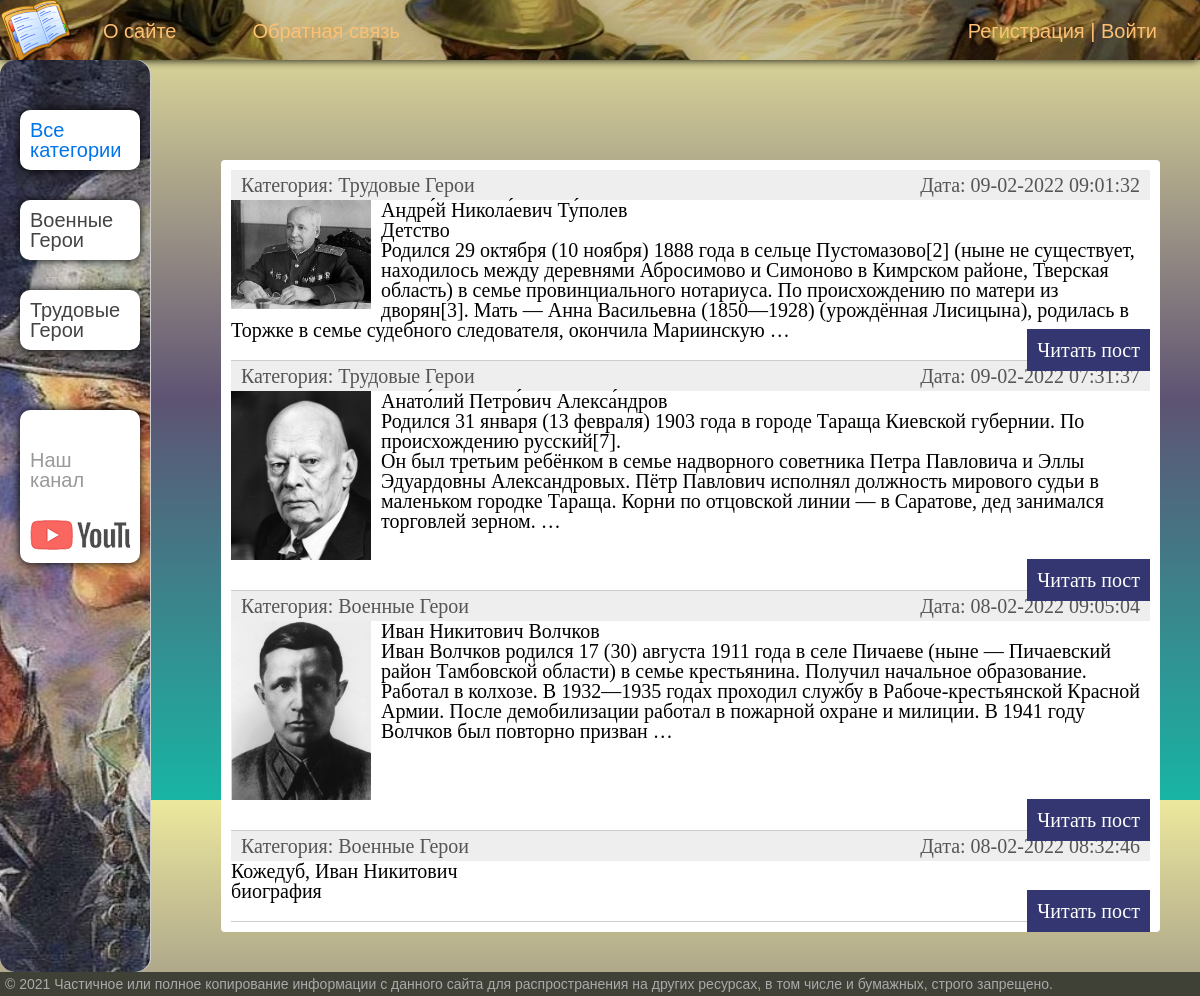
The app's page /, older data.
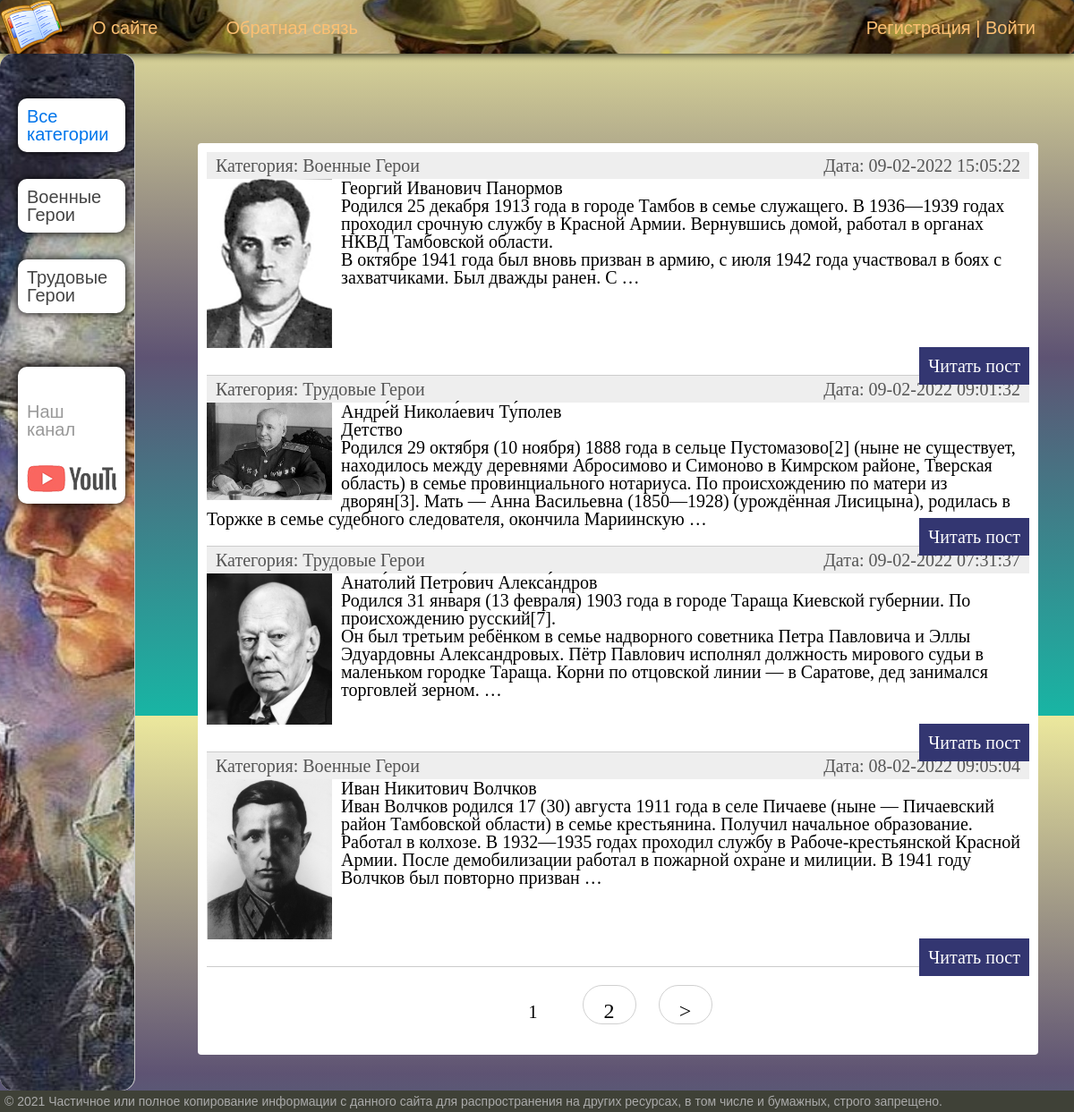
The same page, newer data.
### heroes/models.py (models this page shows, shortened)
class Category(models.Model):
    name = models.CharField(max_length=100, db_index=True, verbose_name="Категория")
    slug = models.SlugField(max_length=255, unique=True, db_index=True, verbose_name="URL")
    def __str__(self):
        return self.name
    def get_absolute_url(self):
        return reverse('category', kwargs={'rub_slug': self.slug})
    class Meta:
        verbose_name = 'Категория'
        verbose_name_plural = 'Категории'
        ordering = ['id']

class Heroes(models.Model):
    title = models.CharField(max_length=255, verbose_name="Заголовок")
    slug = models.SlugField(max_length=255, unique=True, db_index=True, verbose_name="URL")
    content = models.TextField(blank=True, verbose_name="Текст статьи")
    photo = models.ImageField(upload_to="photos/%Y/%m/%d/", verbose_name="Фото")
    time_create = models.DateTimeField(auto_now_add=True, verbose_name="Время создания")
    time_update = models.DateTimeField(auto_now=True, verbose_name="Время изменения")
    is_published = models.BooleanField(default=True, verbose_name="Публикация")
    rub = models.ForeignKey('Category', on_delete=models.PROTECT, verbose_name="Категории")
    def get_absolute_url(self):
        return reverse('post', kwargs={'post_slug': self.slug})
    class Meta:
        verbose_name = 'Герои Мировых Воин'
        verbose_name_plural = 'Герои Мировых Войн'
        ordering = ['-time_create', 'title']

### heroes/views.py (the view)
# urls.py: path('',HeroesHome.as_view(), name='home'),
class HeroesHome(DataMixin, ListView):
    model = Heroes
    template_name = 'heroes/index.html'
    context_object_name = 'posts'
    def get_context_data(self, *, object_list=None, **kwargs):
        context = super().get_context_data(**kwargs)
        c_def = self.get_user_context(title='Главная Страница')
        return dict(list(context.items()) + list(c_def.items()))
    def get_queryset(self):
        return Heroes.objects.filter(is_published=True).select_related('rub')

### heroes/utils.py (called while the page is built)
    def get_user_context(self, **kwargs):
        context = kwargs
        rubs = cache.get('rubs')
        if not rubs:
            rubs = Category.objects.annotate(Count('heroes'))
            cache.set('rubs', rubs, 60)
        user_menu = menu.copy()
        if not self.request.user.is_authenticated :
            user_menu.pop(1)
        context['menu'] = user_menu
        context['rubs'] = rubs
        if 'rub_selected' not in context:
            context['rub_selected'] = 0
        return context

### heroes/templates/heroes/index.html (shortened to what this page needs)
{% extends 'heroes/base.html' %}
{% block content %}
<ul class="list-articles">
	{% for p in posts %}
			<li><div class="article-panel">
	<p class="first">Категория: {{p.rub}}</p>
	<p class="last">Дата: {{p.time_update|date:"d-m-Y H:i:s"}}</p>
</div>
{% if p.photo %}
	<p><img class="img-article-left thumb" src="{{p.photo.url}}"></p>
{% endif %}
				<h2>{{p.title}}</h2>
	{% autoescape on %}
	{{p.content|linebreaks|truncatewords:50}}
	{% endautoescape %}
			<p class="link-read-post"><a href="{{ p.get_absolute_url }}">Читать пост</a></p>
			</li>
	{% endfor %}
</ul>
{% endblock %}

### heroes/templates/heroes/base.html (shortened to what this page needs)
{% load static %}
{% load heroes_tags %}
<!DOCTYPE html>
<html>
<head>
	<link type="text/css" href="{% static 'heroes/css/styles.css' %}" rel="stylesheet" />
</head>
<body>
<table class="table-page" border=0 cellpadding="0" cellspacing="0">
<tr><td valign=top>
{% block mainmenu %}
		<div class="header">
			<ul id="mainmenu" class="mainmenu">
			<li class="logo"><a href="{% url 'home' %}"><div class="logo"></div></a></li>
{% for m in menu %}
			<li><a href="{% url m.url_name %}">{{m.title}}</a></li>
{% endfor %}
			{% if request.user.is_authenticated %}
			<li class = "last">{{user.username}} | <a href="{% url 'logout'%}">Выйти</a></li>
			{% else %}
			<li class="last"><a href="{% url 'register' %}">Регистрация</a> | <a href="{% url 'login' %}">Войти</a></li>
			{% endif%}
		</ul>
		</div>
{% endblock mainmenu %}
<table class="table-content" border=0 cellpadding="0" cellspacing="0">
<tr>
{% load cache %}
{% cache 60 sidebar %}
<td valign="top" class="left-chapters">
	<ul id="leftchapters">
{% if rub_selected == 0 %}
		<li class="selected">Все категории</li>
{% else %}
		<li><a href="{% url 'home' %}">Все категории</a></li>
{% endif %}
{% for c in rubs %}
{% if c.heroes__count > 0 %}
	{% if c.pk == rub_selected %}
		<li class="selected">{{c.name}}</li>
	{% else %}
		<li><a href="{{ c.get_absolute_url }}">{{c.name}}</a></li>
	{% endif %}
{% endif %}
{% endfor %}
{% endcache %}
		<li class="share">
		<p>Наш канал</p>
		<a class="share-yt" href="https://www.youtube.com/channel/UClJzWfGWuGJL2t-3dYKcHTA/playlists" target="_blank" rel="nofollow"></a>
		</li>
	</ul>
</td>
<td valign="top" class="content">
	<div class="content-text">
{% block content %}
{% endblock %}
{% if page_obj.has_other_pages %}
<nav class="list-pages">
	<ul>
		{% for p in paginator.page_range %}
		{% if page_obj.number == p %}
		<li class="page-num page-num-selected">{{ p }}</li>
		{% elif p >= page_obj.number|add:-2 and p <= page_obj.number|add:2 %}
		<li class="page-num">
			<a href="?page={{ p }}">{{ p }}</a>
		</li>
		{% endif %}
		{% endfor%}
{% if page_obj.has_next %}
<li class="page-num">
	<a href="?page={{page_obj.next_page_number}}">&gt;</a>
</li>
{% endif %}
	</ul>
</nav>
{% endif %}
	</div>
</td></tr></table>
</td></tr>
<tr><td valign=top>
	<div id="footer">
		<p>&copy; 2021 Частичное или полное копирование информации с данного сайта для распространения на других ресурсах, в том числе и бумажных, строго запрещено.</p>
	</div>
</td></tr></table>
</body>
</html>

Row changes from the older to the newer data that the page shows:
no longer on this page (row unchanged): Heroes: rub "Военные Герои", time_update "08-02-2022 08:32:46", title "Кожедуб, Иван Никитович", content "биография"
added Heroes: rub "Военные Герои", time_update "09-02-2022 15:05:22", photo (picture), title "Георгий Иванович Панормов", content "Родился 25 декабря 1913 года в городе Тамбов в семье служащего. В 1936—1939 годах проходил срочную службу в Красной Армии. Вернувшись домой, работал в органах НКВД Тамбовской области. В октябре 1941 года был вновь призван в армию, с июля 1942 года участвовал в боях с захватчиками. Был дважды ранен. С …"
Text that changed along with them:
new list line: "1"
new list line: "2"
